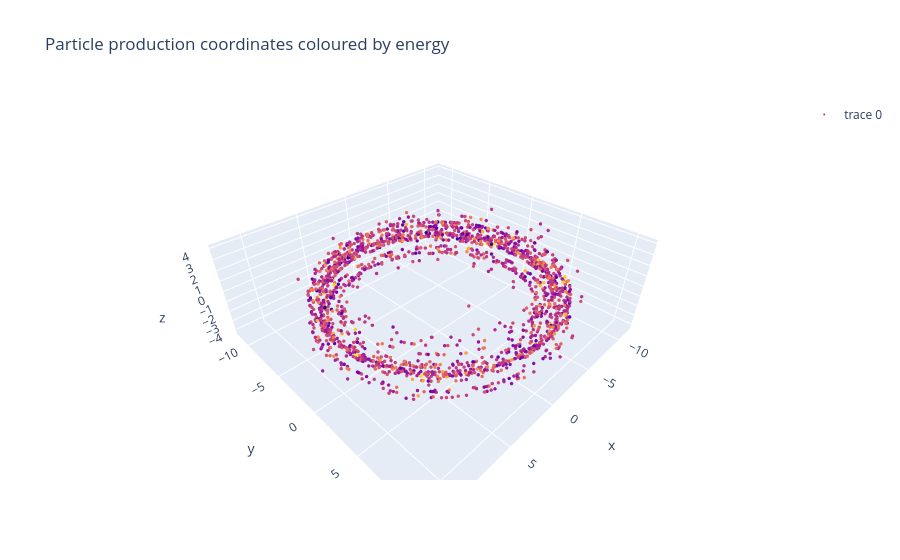

The notebook cell saved with this chart:
### Markdown cell above
This code block then plots the birth location of each neutron, coloured by neutron birth energy.

### Code cell
plot = plot_source_position(this=model, n_samples=2000)
plot.show()

### Figure 1 — Plotly figure (JSON) as saved in the notebook; plotly's stock layout.template omitted (floating-point values rounded to 4 significant figures; data arrays with more than 128 entries replaced by an {"elided": "..."} marker saying what was removed)
{"data": [{"hovertext": {"elided": "2000 str values"}, "marker": {"color": {"elided": "2000 float values"}, "size": 2}, "mode": "markers", "text": {"elided": "2000 str values"}, "type": "scatter3d", "x": {"elided": "2000 float values"}, "y": {"elided": "2000 float values"}, "z": {"elided": "2000 float values"}}], "layout": {"showlegend": true, "title": {"text": "Particle production coordinates coloured by energy"}}}
